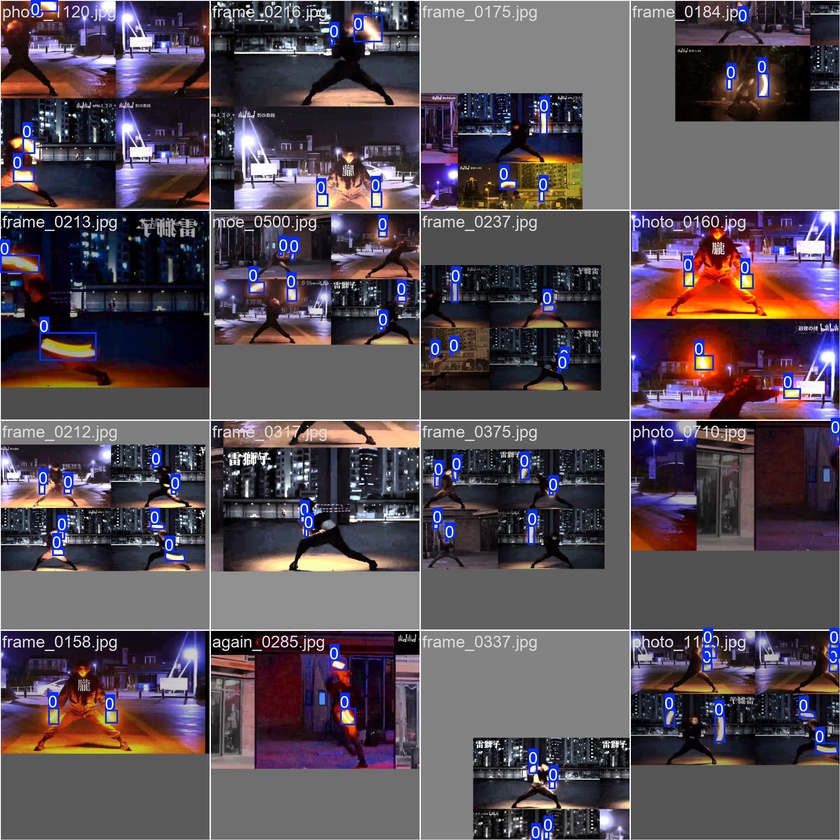
#> input picture 数据集样本展示.jpg, 840 x 840 px, shrunk from 1920 x 1920 before the run
$ python -i lowlight_enhance.py   (imports and definitions only)
#> lines starting #> are read from the running program, lines starting #| are printed output that depends on the picture
#> further down, picture is the input picture: shape (840, 840, 3); mean B, G, R 86.1, 77.2, 87.4
# type: ignore

"""
低光图像增强模块
来源：https://github.com/PaulMahdizadeh123/LowLightEnh
简化版 - 只保留核心功能
"""

import cv2
import numpy as np


def enhance_lowlight_image(img):
    """
    对低光图像进行增强
    输入：BGR图像
    输出：增强后的BGR图像
    """
    # 转换为Lab色彩空间
    lab = cv2.cvtColor(img, cv2.COLOR_BGR2LAB)
#> lab: shape (840, 840, 3); mean of channels 0, 1, 2 85.8, 135.3, 124.9
    l, a, b = cv2.split(lab)
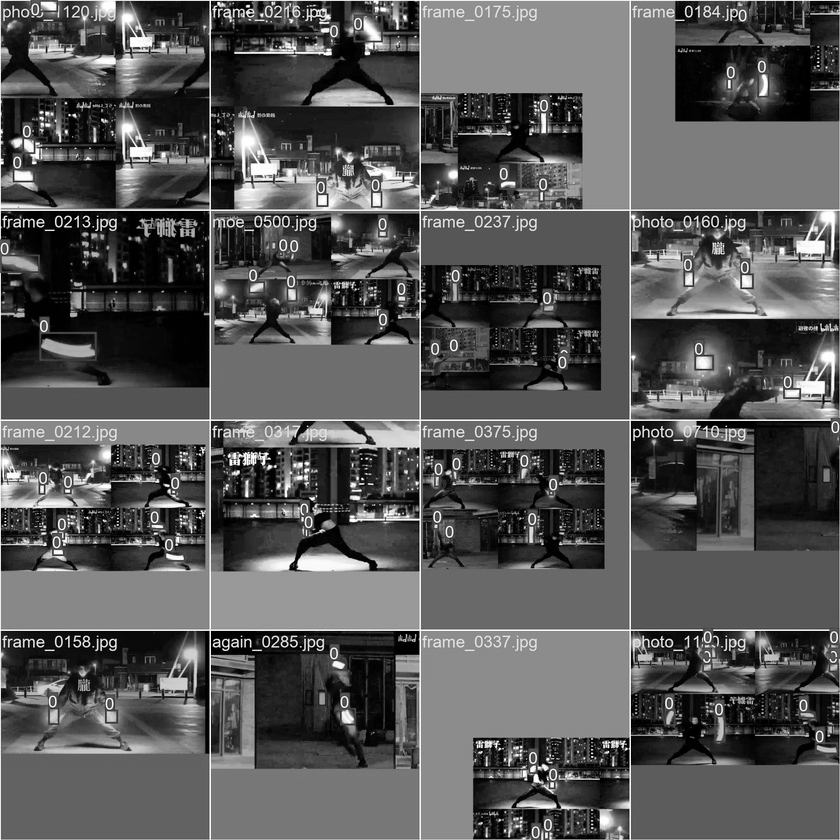
#> l: shape (840, 840); min 0, max 255, mean 85.8
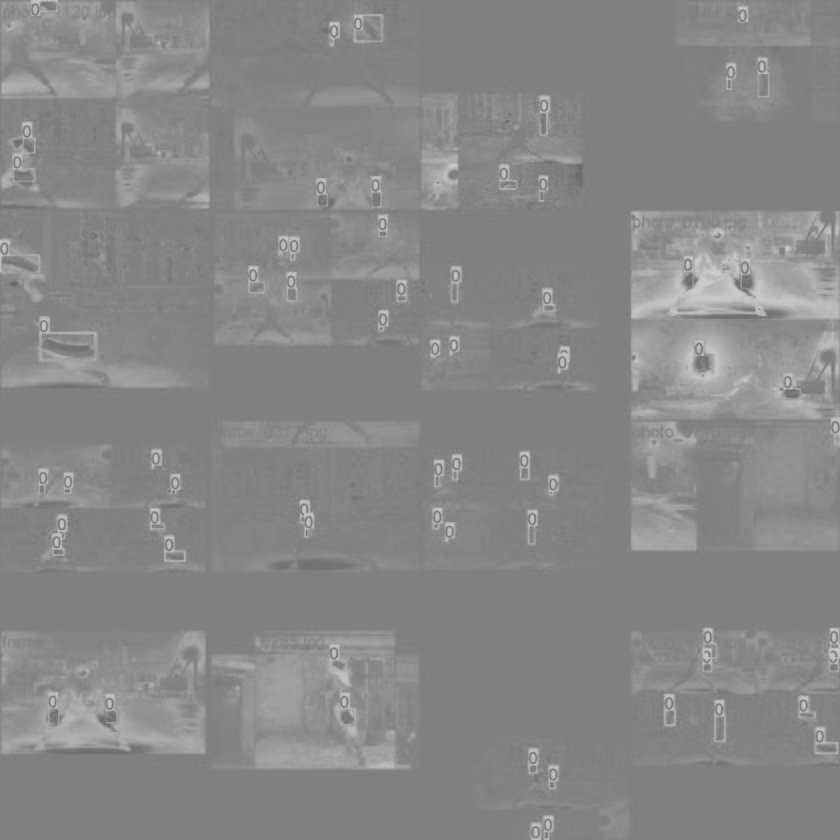
#> a: shape (840, 840); min 101, max 205, mean 135.3
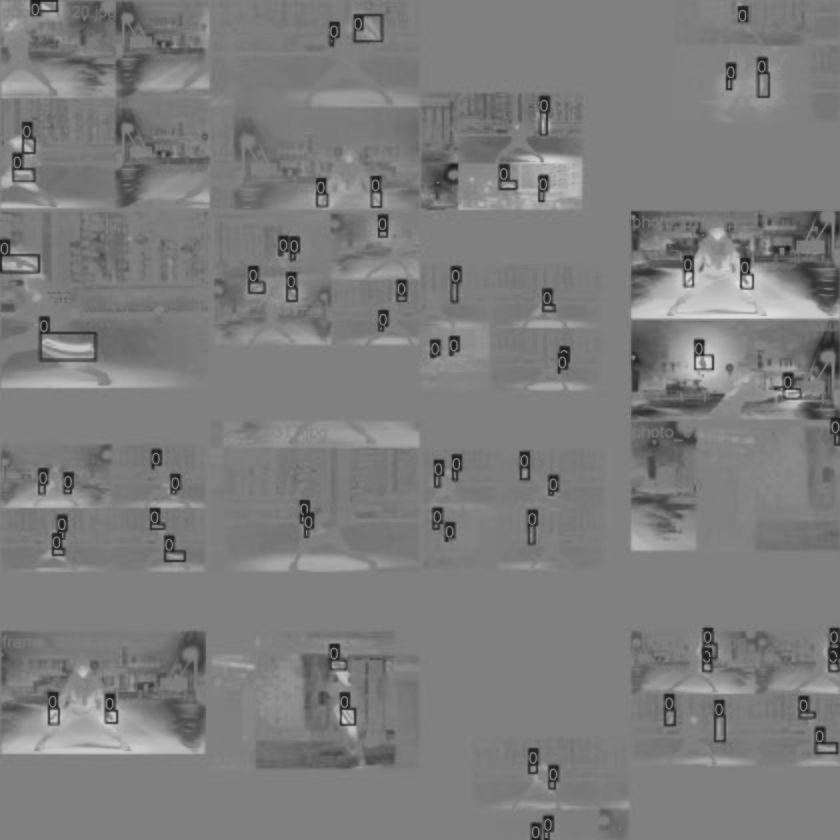
#> b: shape (840, 840); min 25, max 220, mean 124.9

    # 对亮度通道进行CLAHE增强
    clahe = cv2.createCLAHE(clipLimit=3.0, tileGridSize=(8, 8))
    l_enhanced = clahe.apply(l)
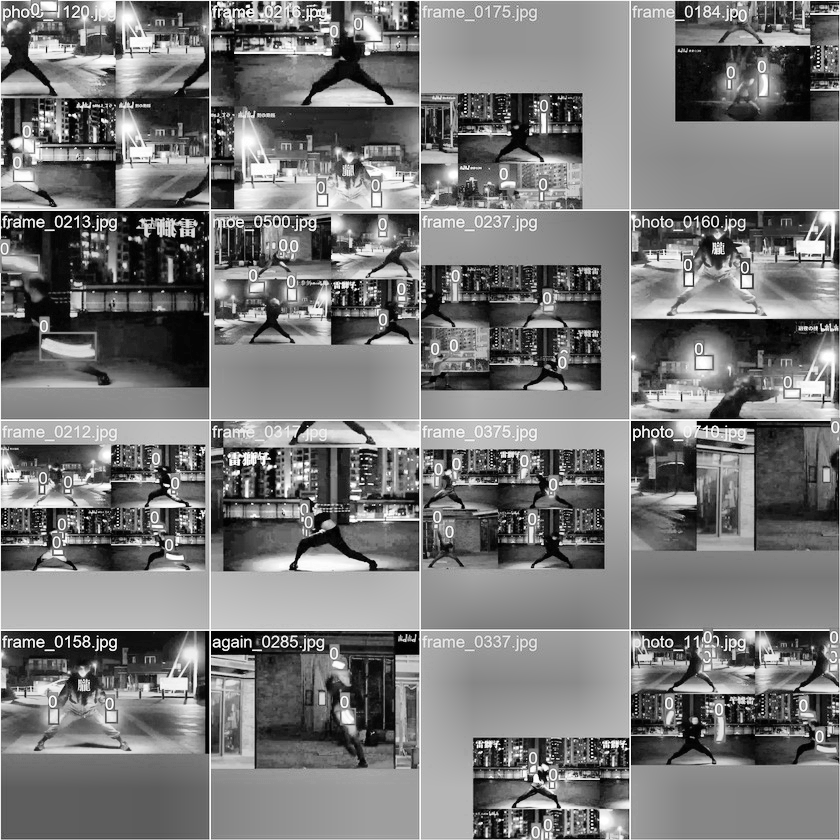
#> l_enhanced: shape (840, 840); min 0, max 255, mean 120

    # 合并通道
    lab_enhanced = cv2.merge([l_enhanced, a, b])
#> lab_enhanced: shape (840, 840, 3); mean of channels 0, 1, 2 120, 135.3, 124.9
    enhanced = cv2.cvtColor(lab_enhanced, cv2.COLOR_LAB2BGR)
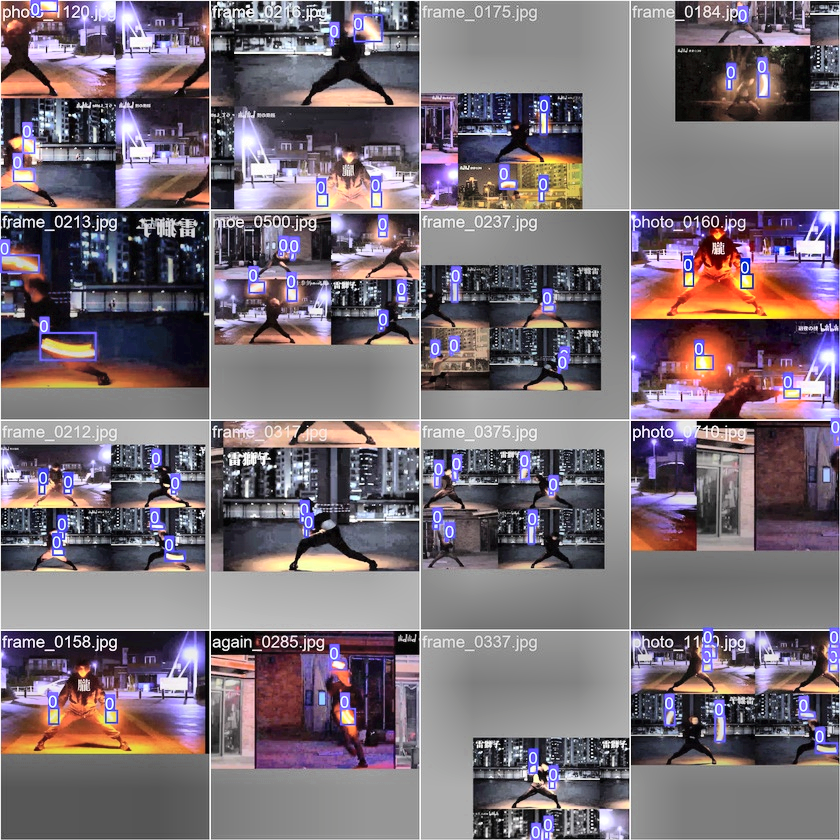
#> enhanced: shape (840, 840, 3); mean B, G, R 118.7, 110.3, 121.4

    # 自适应伽马校正
    gamma = calculate_adaptive_gamma(img)
    enhanced = adjust_gamma(enhanced, gamma)

    return enhanced


def calculate_adaptive_gamma(img):
    """根据图像亮度计算自适应伽马值"""
    gray = cv2.cvtColor(img, cv2.COLOR_BGR2GRAY)
    mean_brightness = np.mean(gray)
#> mean_brightness = 81.24
#> in enhance_lowlight_image, `gamma = calculate_adaptive_gamma(img)`: gamma = 1.2

    if mean_brightness < 50:
        return 1.5  # 暗图用大伽马
    elif mean_brightness < 100:
        return 1.2
    else:
        return 1.0


def adjust_gamma(image, gamma=1.0):
    """伽马校正"""
#> called with gamma = 1.2
    invGamma = 1.0 / gamma
#> invGamma = 0.833
    table = np.array([(i / 255.0) ** invGamma * 255
                      for i in range(256)]).astype("uint8")
#> table = 256 values from 0 to 255
    return cv2.LUT(image, table)


# 更高级的增强（可选，如果需要）
def advanced_enhance(img):
    """
    更复杂的低光增强算法
    结合去雾和自适应直方图均衡
    """
    # 暗通道先验去雾（简化版）
    img_f = img.astype(np.float32) / 255.0

    # 自适应直方图均衡
    img_yuv = cv2.cvtColor(img, cv2.COLOR_BGR2YUV)
    img_yuv[:, :, 0] = cv2.equalizeHist(img_yuv[:, :, 0])
    img_eq = cv2.cvtColor(img_yuv, cv2.COLOR_YUV2BGR)

    return img_eq

>>> import cv2
>>> picture = cv2.imread('../数据集样本展示.jpg')
>>> result = enhance_lowlight_image(picture)
